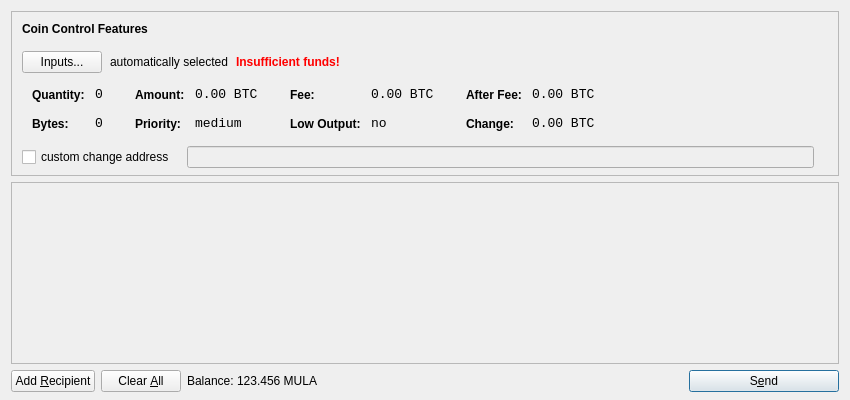
<?xml version="1.0" encoding="UTF-8"?>
<ui version="4.0">
 <class>SendCoinsDialog</class>
 <widget class="QDialog" name="SendCoinsDialog">
  <property name="geometry">
   <rect>
    <x>0</x>
    <y>0</y>
    <width>850</width>
    <height>400</height>
   </rect>
  </property>
  <property name="windowTitle">
   <string>Send Coins</string>
  </property>
  <layout class="QVBoxLayout" name="verticalLayout" stretch="0,1,0">
   <property name="bottomMargin">
    <number>8</number>
   </property>
   <item>
    <widget class="QFrame" name="frameCoinControl">
     <property name="sizePolicy">
      <sizepolicy hsizetype="Expanding" vsizetype="Expanding">
       <horstretch>0</horstretch>
       <verstretch>0</verstretch>
      </sizepolicy>
     </property>
     <property name="maximumSize">
      <size>
       <width>16777215</width>
       <height>16777215</height>
      </size>
     </property>
     <property name="frameShape">
      <enum>QFrame::StyledPanel</enum>
     </property>
     <property name="frameShadow">
      <enum>QFrame::Sunken</enum>
     </property>
     <layout class="QVBoxLayout" name="verticalLayoutCoinControl2">
      <property name="spacing">
       <number>-1</number>
      </property>
      <property name="leftMargin">
       <number>0</number>
      </property>
      <property name="topMargin">
       <number>0</number>
      </property>
      <property name="rightMargin">
       <number>0</number>
      </property>
      <property name="bottomMargin">
       <number>6</number>
      </property>
      <item>
       <layout class="QVBoxLayout" name="verticalLayoutCoinControl" stretch="0,0,0,0,1">
        <property name="spacing">
         <number>0</number>
        </property>
        <property name="leftMargin">
         <number>10</number>
        </property>
        <property name="topMargin">
         <number>10</number>
        </property>
        <item>
         <layout class="QHBoxLayout" name="horizontalLayoutCoinControl1">
          <property name="bottomMargin">
           <number>15</number>
          </property>
          <item>
           <widget class="QLabel" name="labelCoinControlFeatures">
            <property name="sizePolicy">
             <sizepolicy hsizetype="Preferred" vsizetype="Maximum">
              <horstretch>0</horstretch>
              <verstretch>0</verstretch>
             </sizepolicy>
            </property>
            <property name="font">
             <font>
              <weight>75</weight>
              <bold>true</bold>
             </font>
            </property>
            <property name="styleSheet">
             <string notr="true">font-weight:bold;</string>
            </property>
            <property name="text">
             <string>Coin Control Features</string>
            </property>
           </widget>
          </item>
         </layout>
        </item>
        <item>
         <layout class="QHBoxLayout" name="horizontalLayoutCoinControl2" stretch="0,0,0,0">
          <property name="spacing">
           <number>8</number>
          </property>
          <property name="bottomMargin">
           <number>10</number>
          </property>
          <item>
           <widget class="QPushButton" name="pushButtonCoinControl">
            <property name="styleSheet">
             <string notr="true"/>
            </property>
            <property name="text">
             <string>Inputs...</string>
            </property>
           </widget>
          </item>
          <item>
           <widget class="QLabel" name="labelCoinControlAutomaticallySelected">
            <property name="text">
             <string>automatically selected</string>
            </property>
            <property name="margin">
             <number>5</number>
            </property>
           </widget>
          </item>
          <item>
           <widget class="QLabel" name="labelCoinControlInsuffFunds">
            <property name="font">
             <font>
              <weight>75</weight>
              <bold>true</bold>
             </font>
            </property>
            <property name="styleSheet">
             <string notr="true">color:red;font-weight:bold;</string>
            </property>
            <property name="text">
             <string>Insufficient funds!</string>
            </property>
            <property name="margin">
             <number>5</number>
            </property>
           </widget>
          </item>
          <item>
           <spacer name="horizontalSpacerCoinControl">
            <property name="orientation">
             <enum>Qt::Horizontal</enum>
            </property>
            <property name="sizeHint" stdset="0">
             <size>
              <width>40</width>
              <height>1</height>
             </size>
            </property>
           </spacer>
          </item>
         </layout>
        </item>
        <item>
         <widget class="QWidget" name="widgetCoinControl" native="true">
          <property name="sizePolicy">
           <sizepolicy hsizetype="Preferred" vsizetype="Preferred">
            <horstretch>0</horstretch>
            <verstretch>0</verstretch>
           </sizepolicy>
          </property>
          <property name="minimumSize">
           <size>
            <width>0</width>
            <height>0</height>
           </size>
          </property>
          <property name="styleSheet">
           <string notr="true"/>
          </property>
          <layout class="QHBoxLayout" name="horizontalLayoutCoinControl5">
           <property name="margin">
            <number>0</number>
           </property>
           <item>
            <layout class="QHBoxLayout" name="horizontalLayoutCoinControl3" stretch="0,0,0,1">
             <property name="spacing">
              <number>20</number>
             </property>
             <property name="topMargin">
              <number>0</number>
             </property>
             <property name="bottomMargin">
              <number>10</number>
             </property>
             <item>
              <layout class="QFormLayout" name="formLayoutCoinControl1">
               <property name="horizontalSpacing">
                <number>10</number>
               </property>
               <property name="verticalSpacing">
                <number>14</number>
               </property>
               <property name="leftMargin">
                <number>10</number>
               </property>
               <property name="topMargin">
                <number>4</number>
               </property>
               <property name="rightMargin">
                <number>6</number>
               </property>
               <item row="0" column="0">
                <widget class="QLabel" name="labelCoinControlQuantityText">
                 <property name="styleSheet">
                  <string notr="true">font-weight:bold;</string>
                 </property>
                 <property name="text">
                  <string>Quantity:</string>
                 </property>
                 <property name="margin">
                  <number>0</number>
                 </property>
                </widget>
               </item>
               <item row="0" column="1">
                <widget class="QLabel" name="labelCoinControlQuantity">
                 <property name="font">
                  <font>
                   <family>Monospace</family>
                   <pointsize>10</pointsize>
                  </font>
                 </property>
                 <property name="cursor">
                  <cursorShape>IBeamCursor</cursorShape>
                 </property>
                 <property name="contextMenuPolicy">
                  <enum>Qt::ActionsContextMenu</enum>
                 </property>
                 <property name="text">
                  <string notr="true">0</string>
                 </property>
                 <property name="margin">
                  <number>0</number>
                 </property>
                 <property name="textInteractionFlags">
                  <set>Qt::LinksAccessibleByMouse|Qt::TextSelectableByKeyboard|Qt::TextSelectableByMouse</set>
                 </property>
                </widget>
               </item>
               <item row="1" column="0">
                <widget class="QLabel" name="labelCoinControlBytesText">
                 <property name="styleSheet">
                  <string notr="true">font-weight:bold;</string>
                 </property>
                 <property name="text">
                  <string>Bytes:</string>
                 </property>
                </widget>
               </item>
               <item row="1" column="1">
                <widget class="QLabel" name="labelCoinControlBytes">
                 <property name="font">
                  <font>
                   <family>Monospace</family>
                   <pointsize>10</pointsize>
                  </font>
                 </property>
                 <property name="cursor">
                  <cursorShape>IBeamCursor</cursorShape>
                 </property>
                 <property name="contextMenuPolicy">
                  <enum>Qt::ActionsContextMenu</enum>
                 </property>
                 <property name="text">
                  <string notr="true">0</string>
                 </property>
                 <property name="textInteractionFlags">
                  <set>Qt::LinksAccessibleByMouse|Qt::TextSelectableByKeyboard|Qt::TextSelectableByMouse</set>
                 </property>
                </widget>
               </item>
              </layout>
             </item>
             <item>
              <layout class="QFormLayout" name="formLayoutCoinControl2">
               <property name="horizontalSpacing">
                <number>10</number>
               </property>
               <property name="verticalSpacing">
                <number>14</number>
               </property>
               <property name="leftMargin">
                <number>6</number>
               </property>
               <property name="topMargin">
                <number>4</number>
               </property>
               <property name="rightMargin">
                <number>6</number>
               </property>
               <item row="0" column="0">
                <widget class="QLabel" name="labelCoinControlAmountText">
                 <property name="styleSheet">
                  <string notr="true">font-weight:bold;</string>
                 </property>
                 <property name="text">
                  <string>Amount:</string>
                 </property>
                 <property name="margin">
                  <number>0</number>
                 </property>
                </widget>
               </item>
               <item row="0" column="1">
                <widget class="QLabel" name="labelCoinControlAmount">
                 <property name="font">
                  <font>
                   <family>Monospace</family>
                   <pointsize>10</pointsize>
                  </font>
                 </property>
                 <property name="cursor">
                  <cursorShape>IBeamCursor</cursorShape>
                 </property>
                 <property name="contextMenuPolicy">
                  <enum>Qt::ActionsContextMenu</enum>
                 </property>
                 <property name="text">
                  <string notr="true">0.00 BTC</string>
                 </property>
                 <property name="textInteractionFlags">
                  <set>Qt::LinksAccessibleByMouse|Qt::TextSelectableByKeyboard|Qt::TextSelectableByMouse</set>
                 </property>
                </widget>
               </item>
               <item row="1" column="0">
                <widget class="QLabel" name="labelCoinControlPriorityText">
                 <property name="styleSheet">
                  <string notr="true">font-weight:bold;</string>
                 </property>
                 <property name="text">
                  <string>Priority:</string>
                 </property>
                </widget>
               </item>
               <item row="1" column="1">
                <widget class="QLabel" name="labelCoinControlPriority">
                 <property name="font">
                  <font>
                   <family>Monospace</family>
                   <pointsize>10</pointsize>
                  </font>
                 </property>
                 <property name="cursor">
                  <cursorShape>IBeamCursor</cursorShape>
                 </property>
                 <property name="contextMenuPolicy">
                  <enum>Qt::ActionsContextMenu</enum>
                 </property>
                 <property name="text">
                  <string>medium</string>
                 </property>
                 <property name="textInteractionFlags">
                  <set>Qt::LinksAccessibleByMouse|Qt::TextSelectableByKeyboard|Qt::TextSelectableByMouse</set>
                 </property>
                </widget>
               </item>
              </layout>
             </item>
             <item>
              <layout class="QFormLayout" name="formLayoutCoinControl3">
               <property name="horizontalSpacing">
                <number>10</number>
               </property>
               <property name="verticalSpacing">
                <number>14</number>
               </property>
               <property name="leftMargin">
                <number>6</number>
               </property>
               <property name="topMargin">
                <number>4</number>
               </property>
               <property name="rightMargin">
                <number>6</number>
               </property>
               <item row="0" column="0">
                <widget class="QLabel" name="labelCoinControlFeeText">
                 <property name="styleSheet">
                  <string notr="true">font-weight:bold;</string>
                 </property>
                 <property name="text">
                  <string>Fee:</string>
                 </property>
                 <property name="margin">
                  <number>0</number>
                 </property>
                </widget>
               </item>
               <item row="0" column="1">
                <widget class="QLabel" name="labelCoinControlFee">
                 <property name="font">
                  <font>
                   <family>Monospace</family>
                   <pointsize>10</pointsize>
                  </font>
                 </property>
                 <property name="cursor">
                  <cursorShape>IBeamCursor</cursorShape>
                 </property>
                 <property name="contextMenuPolicy">
                  <enum>Qt::ActionsContextMenu</enum>
                 </property>
                 <property name="text">
                  <string notr="true">0.00 BTC</string>
                 </property>
                 <property name="textInteractionFlags">
                  <set>Qt::LinksAccessibleByMouse|Qt::TextSelectableByKeyboard|Qt::TextSelectableByMouse</set>
                 </property>
                </widget>
               </item>
               <item row="1" column="0">
                <widget class="QLabel" name="labelCoinControlLowOutputText">
                 <property name="styleSheet">
                  <string notr="true">font-weight:bold;</string>
                 </property>
                 <property name="text">
                  <string>Low Output:</string>
                 </property>
                </widget>
               </item>
               <item row="1" column="1">
                <widget class="QLabel" name="labelCoinControlLowOutput">
                 <property name="font">
                  <font>
                   <family>Monospace</family>
                   <pointsize>10</pointsize>
                  </font>
                 </property>
                 <property name="cursor">
                  <cursorShape>IBeamCursor</cursorShape>
                 </property>
                 <property name="contextMenuPolicy">
                  <enum>Qt::ActionsContextMenu</enum>
                 </property>
                 <property name="text">
                  <string>no</string>
                 </property>
                 <property name="textInteractionFlags">
                  <set>Qt::LinksAccessibleByMouse|Qt::TextSelectableByKeyboard|Qt::TextSelectableByMouse</set>
                 </property>
                </widget>
               </item>
              </layout>
             </item>
             <item>
              <layout class="QFormLayout" name="formLayoutCoinControl4">
               <property name="horizontalSpacing">
                <number>10</number>
               </property>
               <property name="verticalSpacing">
                <number>14</number>
               </property>
               <property name="leftMargin">
                <number>6</number>
               </property>
               <property name="topMargin">
                <number>4</number>
               </property>
               <property name="rightMargin">
                <number>6</number>
               </property>
               <item row="0" column="0">
                <widget class="QLabel" name="labelCoinControlAfterFeeText">
                 <property name="styleSheet">
                  <string notr="true">font-weight:bold;</string>
                 </property>
                 <property name="text">
                  <string>After Fee:</string>
                 </property>
                 <property name="margin">
                  <number>0</number>
                 </property>
                </widget>
               </item>
               <item row="0" column="1">
                <widget class="QLabel" name="labelCoinControlAfterFee">
                 <property name="font">
                  <font>
                   <family>Monospace</family>
                   <pointsize>10</pointsize>
                  </font>
                 </property>
                 <property name="cursor">
                  <cursorShape>IBeamCursor</cursorShape>
                 </property>
                 <property name="contextMenuPolicy">
                  <enum>Qt::ActionsContextMenu</enum>
                 </property>
                 <property name="text">
                  <string notr="true">0.00 BTC</string>
                 </property>
                 <property name="textInteractionFlags">
                  <set>Qt::LinksAccessibleByMouse|Qt::TextSelectableByKeyboard|Qt::TextSelectableByMouse</set>
                 </property>
                </widget>
               </item>
               <item row="1" column="0">
                <widget class="QLabel" name="labelCoinControlChangeText">
                 <property name="styleSheet">
                  <string notr="true">font-weight:bold;</string>
                 </property>
                 <property name="text">
                  <string>Change:</string>
                 </property>
                </widget>
               </item>
               <item row="1" column="1">
                <widget class="QLabel" name="labelCoinControlChange">
                 <property name="font">
                  <font>
                   <family>Monospace</family>
                   <pointsize>10</pointsize>
                  </font>
                 </property>
                 <property name="cursor">
                  <cursorShape>IBeamCursor</cursorShape>
                 </property>
                 <property name="contextMenuPolicy">
                  <enum>Qt::ActionsContextMenu</enum>
                 </property>
                 <property name="text">
                  <string notr="true">0.00 BTC</string>
                 </property>
                 <property name="textInteractionFlags">
                  <set>Qt::LinksAccessibleByMouse|Qt::TextSelectableByKeyboard|Qt::TextSelectableByMouse</set>
                 </property>
                </widget>
               </item>
              </layout>
             </item>
            </layout>
           </item>
          </layout>
         </widget>
        </item>
        <item>
         <layout class="QHBoxLayout" name="horizontalLayoutCoinControl4" stretch="0,0,0">
          <property name="spacing">
           <number>12</number>
          </property>
          <property name="sizeConstraint">
           <enum>QLayout::SetDefaultConstraint</enum>
          </property>
          <property name="topMargin">
           <number>5</number>
          </property>
          <property name="rightMargin">
           <number>5</number>
          </property>
          <item>
           <widget class="QCheckBox" name="checkBoxCoinControlChange">
            <property name="text">
             <string>custom change address</string>
            </property>
           </widget>
          </item>
          <item>
           <widget class="QLineEdit" name="lineEditCoinControlChange">
            <property name="enabled">
             <bool>false</bool>
            </property>
            <property name="sizePolicy">
             <sizepolicy hsizetype="Expanding" vsizetype="Fixed">
              <horstretch>0</horstretch>
              <verstretch>0</verstretch>
             </sizepolicy>
            </property>
           </widget>
          </item>
          <item>
           <widget class="QLabel" name="labelCoinControlChangeLabel">
            <property name="sizePolicy">
             <sizepolicy hsizetype="Preferred" vsizetype="Expanding">
              <horstretch>0</horstretch>
              <verstretch>0</verstretch>
             </sizepolicy>
            </property>
            <property name="minimumSize">
             <size>
              <width>0</width>
              <height>0</height>
             </size>
            </property>
            <property name="text">
             <string/>
            </property>
            <property name="margin">
             <number>3</number>
            </property>
           </widget>
          </item>
         </layout>
        </item>
        <item>
         <spacer name="verticalSpacerCoinControl">
          <property name="orientation">
           <enum>Qt::Vertical</enum>
          </property>
          <property name="sizeHint" stdset="0">
           <size>
            <width>800</width>
            <height>1</height>
           </size>
          </property>
         </spacer>
        </item>
       </layout>
      </item>
     </layout>
    </widget>
   </item>
   <item>
    <widget class="QScrollArea" name="scrollArea">
     <property name="widgetResizable">
      <bool>true</bool>
     </property>
     <widget class="QWidget" name="scrollAreaWidgetContents">
      <property name="geometry">
       <rect>
        <x>0</x>
        <y>0</y>
        <width>830</width>
        <height>165</height>
       </rect>
      </property>
      <layout class="QVBoxLayout" name="verticalLayout_2">
       <property name="margin">
        <number>0</number>
       </property>
       <item>
        <layout class="QVBoxLayout" name="entries">
         <property name="spacing">
          <number>6</number>
         </property>
        </layout>
       </item>
       <item>
        <spacer name="verticalSpacer">
         <property name="orientation">
          <enum>Qt::Vertical</enum>
         </property>
         <property name="sizeHint" stdset="0">
          <size>
           <width>20</width>
           <height>40</height>
          </size>
         </property>
        </spacer>
       </item>
      </layout>
     </widget>
    </widget>
   </item>
   <item>
    <layout class="QHBoxLayout" name="horizontalLayout">
     <item>
      <widget class="QPushButton" name="addButton">
       <property name="toolTip">
        <string>Send to multiple recipients at once</string>
       </property>
       <property name="text">
        <string>Add &amp;Recipient</string>
       </property>
       <property name="icon">
        <iconset resource="../bitcoin.qrc">
         <normaloff>:/icons/add</normaloff>:/icons/add</iconset>
       </property>
       <property name="autoDefault">
        <bool>false</bool>
       </property>
      </widget>
     </item>
     <item>
      <widget class="QPushButton" name="clearButton">
       <property name="sizePolicy">
        <sizepolicy hsizetype="Minimum" vsizetype="Fixed">
         <horstretch>0</horstretch>
         <verstretch>0</verstretch>
        </sizepolicy>
       </property>
       <property name="toolTip">
        <string>Remove all transaction fields</string>
       </property>
       <property name="text">
        <string>Clear &amp;All</string>
       </property>
       <property name="icon">
        <iconset resource="../bitcoin.qrc">
         <normaloff>:/icons/remove</normaloff>:/icons/remove</iconset>
       </property>
       <property name="autoRepeatDelay">
        <number>300</number>
       </property>
       <property name="autoDefault">
        <bool>false</bool>
       </property>
      </widget>
     </item>
     <item>
      <layout class="QHBoxLayout" name="horizontalLayout_2">
       <property name="spacing">
        <number>3</number>
       </property>
       <item>
        <widget class="QLabel" name="label">
         <property name="text">
          <string>Balance:</string>
         </property>
        </widget>
       </item>
       <item>
        <widget class="QLabel" name="labelBalance">
         <property name="cursor">
          <cursorShape>IBeamCursor</cursorShape>
         </property>
         <property name="text">
          <string>123.456 MULA</string>
         </property>
         <property name="textInteractionFlags">
          <set>Qt::LinksAccessibleByMouse|Qt::TextSelectableByKeyboard|Qt::TextSelectableByMouse</set>
         </property>
        </widget>
       </item>
      </layout>
     </item>
     <item>
      <spacer name="horizontalSpacer">
       <property name="orientation">
        <enum>Qt::Horizontal</enum>
       </property>
       <property name="sizeHint" stdset="0">
        <size>
         <width>40</width>
         <height>20</height>
        </size>
       </property>
      </spacer>
     </item>
     <item>
      <widget class="QPushButton" name="sendButton">
       <property name="minimumSize">
        <size>
         <width>150</width>
         <height>0</height>
        </size>
       </property>
       <property name="toolTip">
        <string>Confirm the send action</string>
       </property>
       <property name="text">
        <string>S&amp;end</string>
       </property>
       <property name="icon">
        <iconset resource="../bitcoin.qrc">
         <normaloff>:/icons/send</normaloff>:/icons/send</iconset>
       </property>
       <property name="default">
        <bool>true</bool>
       </property>
      </widget>
     </item>
    </layout>
   </item>
  </layout>
 </widget>
 <resources>
  <include location="../bitcoin.qrc"/>
 </resources>
 <connections/>
</ui>
